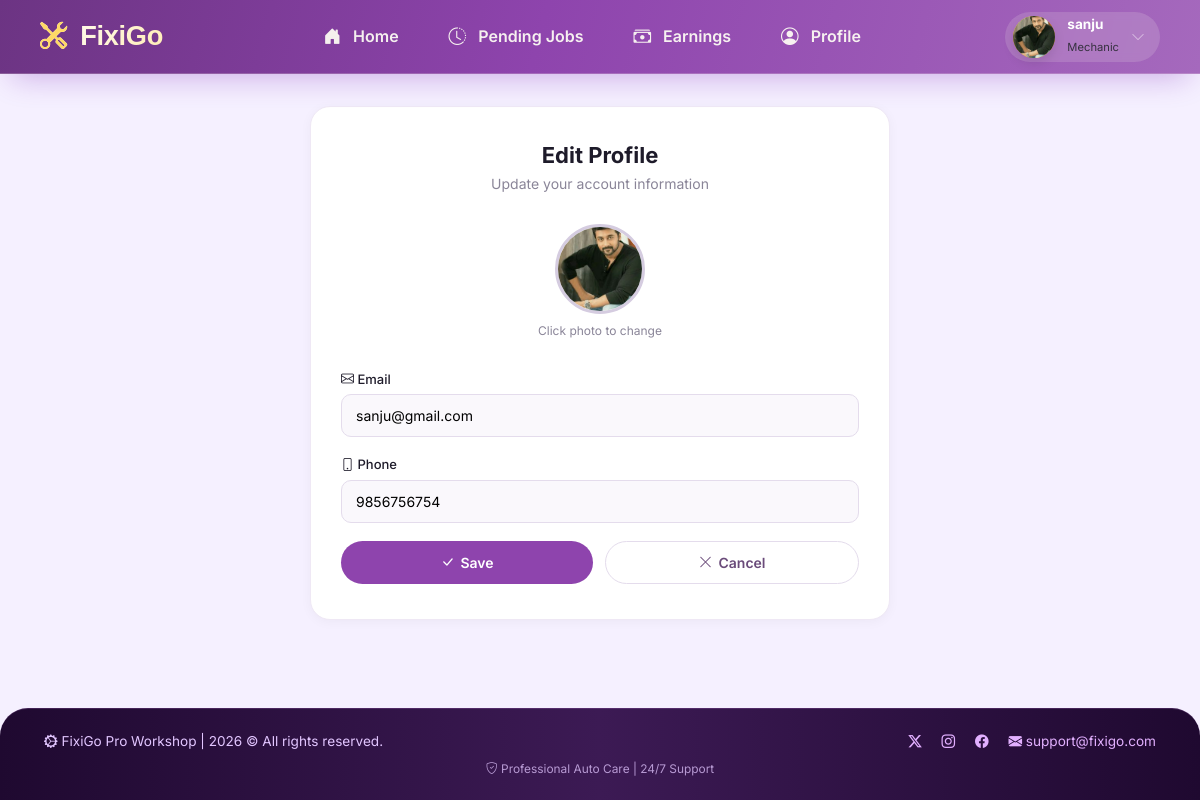
Screenshot of /mechanic/edit-profile/6/ (signed in) with the database file from the repository.
### mechanic/models.py (models this page shows, shortened)
class Mechanic(models.Model):
    name = models.CharField(max_length=255)
    email = models.EmailField(unique=True)
    number = models.CharField(max_length=15)
    address = models.TextField()
    certificate = models.FileField(upload_to='mechanic_certificate/')
    aadhaar = models.TextField(max_length=12)
    experience_certificate = models.FileField(upload_to='mechanic_experience_certificate/', blank=True, null=True)
    city = models.ForeignKey(City, on_delete=models.CASCADE)
    password = models.CharField(max_length=255)
    profile_pic = models.ImageField(upload_to='mechanic_profile_pic/', blank=True, null=True)
    is_valid = models.BooleanField(default=False)
    is_reject = models.BooleanField(default=False)
    account_suspend = models.BooleanField(default=False)
    last_login_date = models.DateTimeField(blank=True, null=True)
    application_created_at = models.DateTimeField(auto_now_add=True)
    created_at = models.DateTimeField(blank=True, null=True)

### mechanic/views.py (the view, shortened to what this page needs)
# urls.py: path('edit-profile/<int:id>/', views.profile_page_edit_mechanic, name='profile_page_edit_mechanic'),
def profile_page_edit_mechanic(request, id):
    mechanic = check_mechanic_access(request)
    if mechanic is None:
        return redirect('login_mechanic')
    if mechanic == 'not_valid':
        return render(request, 'application_submitted.html')
    if mechanic == 'reject':
        return render(request, 'application_rejected.html')
    return render(request, 'edit_profile_mechanic.html', {'mechanic': mechanic})

### customer/context_processors.py (called while the page is built)
def fixigo_data(request):
    try:
        fixigo = Fixigo.objects.latest('id')
    except Fixigo.DoesNotExist:
        fixigo = None
    return {
        'fixigo': fixigo
    }

### mechanic/views.py (called while the page is built)
def check_mechanic_access(request):
    mechanic_id = request.session.get('mechanic_id')
    if not mechanic_id:
        return None
    try:
        mechanic = Mechanic.objects.get(id=mechanic_id)
        if mechanic.is_reject:
            return 'reject'
        if not mechanic.is_valid:
            return 'not_valid'
        return mechanic
    except Mechanic.DoesNotExist:
        return None

### mechanic/templates/edit_profile_mechanic.html (shortened to what this page needs)
{% extends 'base_mechanic.html' %}
{% block content %}
<div class="edit-wrap">
    <div class="edit-card">
        <div class="edit-head">
            <h2>Edit Profile</h2>
            <p>Update your account information</p>
        </div>
        <form method="POST" enctype="multipart/form-data">
            <div class="avatar-center">
                <label for="fileInput" class="avatar-wrap">
                    {% if mechanic.profile_pic %}
                        <img src="{{ mechanic.profile_pic.url }}" id="avatarPreview" alt="Profile">
                    {% else %}
                        <div class="initials" id="avatarInitials">{{ mechanic.name|slice:":1"|upper }}</div>
                    {% endif %}
                </label>
                <span class="avatar-label">Click photo to change</span>
            </div>
            <div class="field">
                <label><i class="bi bi-envelope"></i> Email</label>
                <input type="email" name="email" value="{{ mechanic.email }}" required>
            </div>
            <div class="field">
                <label><i class="bi bi-phone"></i> Phone</label>
                <input type="text" name="number" value="{{ mechanic.number }}" required>
            </div>
            <div class="btn-group">
                <button type="submit" class="btn-primary">
                    <i class="bi bi-check-lg"></i> Save
                </button>
                <a href="{% url 'profile_page_mechanic' %}" class="btn-secondary">
                    <i class="bi bi-x-lg"></i> Cancel
                </a>
            </div>
        </form>
    </div>
</div>
{% endblock %}

### mechanic/templates/base_mechanic.html (shortened to what this page needs)
<!DOCTYPE html>
<html lang="en">
<head>
    <link href="https://cdn.jsdelivr.net/npm/bootstrap@5.3.2/dist/css/bootstrap.min.css" rel="stylesheet">
    <link href="https://cdn.jsdelivr.net/npm/bootstrap-icons/font/bootstrap-icons.css" rel="stylesheet">
</head>
<body>
    <header>
        <nav class="navbar navbar-expand-lg navbar-purple">
            <div class="container-fluid px-0 px-md-2">
                <a class="navbar-brand" href="{% url 'home_mechanic' %}">
                    <i class="bi bi-tools"></i> FixiGo
                </a>
                <div class="collapse navbar-collapse" id="mechanicNavbar">
                    <ul class="navbar-nav mx-auto mb-2 mb-lg-0 align-items-center">
                        <li class="nav-item">
                            <a class="nav-link nav-link-custom {% if request.resolver_match.url_name == 'home_mechanic' %}active{% endif %}" href="{% url 'home_mechanic' %}">
                                <i class="bi bi-house-door-fill"></i> <span>Home</span>
                            </a>
                        </li>
                        <li class="nav-item">
                            <a class="nav-link nav-link-custom {% if request.resolver_match.url_name == 'pending_jobs_list' %}active{% endif %}" href="{% url 'pending_jobs_list' %}">
                                <i class="bi bi-clock-history"></i> <span>Pending Jobs</span>
                            </a>
                        </li>
                        <li class="nav-item">
                            <a class="nav-link nav-link-custom {% if request.resolver_match.url_name == 'earnings' %}active{% endif %}" href="{% url 'earnings' %}">
                                <i class="bi bi-cash-stack"></i> <span>Earnings</span>
                            </a>
                        </li>
                        <li class="nav-item">
                            <a class="nav-link nav-link-custom {% if request.resolver_match.url_name == 'profile_page_mechanic' %}active{% endif %}" href="{% url 'profile_page_mechanic' %}">
                                <i class="bi bi-person-circle"></i> <span>Profile</span>
                            </a>
                        </li>
                    </ul>
                    <div class="profile-dropdown-wrapper" style="position: relative;">
                        <div class="profile-header" id="profilePillBtn">
                            <div class="avatar-circle">
                                {% if mechanic.profile_pic %}
                                    <img src="{{ mechanic.profile_pic.url }}" alt="Profile">
                                {% else %}
                                    {{ mechanic.name|slice:":1"|upper|default:"M" }}
                                {% endif %}
                            </div>
                            <div class="user-info">
                                <h6>{{ mechanic.name|default:"Mechanic" }}</h6>
                                <small>Mechanic</small>
                            </div>
                            <i class="bi bi-chevron-down text-white-50 small"></i>
                        </div>
                    </div>
                </div>
            </div>
        </nav>
    </header>
    <main class="main-content">
        {% block content %}{% endblock %}
    </main>
    <footer class="footer-purple">
        <div class="container-fluid">
            <div class="row align-items-center gy-3">
                <div class="col-md-6 text-center text-md-start">
                    <i class="bi bi-gear-wide-connected"></i> FixiGo Pro Workshop | <span id="currentYear"></span> © All rights reserved.
                </div>
                <div class="col-md-6 text-center text-md-end">
                    <a href="#" class="me-3"><i class="bi bi-twitter-x"></i></a>
                    <a href="#" class="me-3"><i class="bi bi-instagram"></i></a>
                    <a href="#" class="me-3"><i class="bi bi-facebook"></i></a>
                    <a href="#"><i class="bi bi-envelope-fill"></i> support@fixigo.com</a>
                </div>
            </div>
            <div class="row mt-2">
                <div class="col text-center small opacity-75">
                    <i class="bi bi-shield-check"></i> Professional Auto Care | 24/7 Support
                </div>
            </div>
        </div>
    </footer>
</body>
</html>

### mechanic/templates/base_mechanic.html (style rules this page uses)
* { margin: 0; padding: 0; box-sizing: border-box; }
body { font-family: 'Inter', sans-serif; background: #f5f0ff; min-height: 100vh; display: flex; flex-direction: column; }
.navbar-purple { background: linear-gradient(105deg, #6c3483 0%, #8e44ad 45%, #a569bd 100%); backdrop-filter: blur(2px); padding: 0.7rem 2rem; box-shadow: 0 15px 30px -12px rgba(106, 13, 173, 0.3); border-bottom: 1px solid rgba(255,255,240,0.2); transition: all 0.2s; position: sticky; top: 0; z-index: 1030; }
.navbar-brand { font-family: 'Poppins', sans-serif; font-weight: 800; font-size: 1.7rem; background: linear-gradient(125deg, #fff, #ffecb3); -webkit-background-clip: text; background-clip: text; color: transparent; letter-spacing: -0.3px; }
.navbar-brand i { background: none; color: #ffd966; margin-right: 6px; }
.nav-link-custom { font-weight: 600; margin: 0 5px; padding: 8px 20px !important; border-radius: 40px; color: rgba(255,255,245,0.92) !important; transition: all 0.25s cubic-bezier(0.2, 0.9, 0.4, 1.2); }
.nav-link-custom i { margin-right: 8px; font-size: 1.1rem; }
.profile-header { background: rgba(255,255,240,0.15); border-radius: 60px; padding: 4px 15px 4px 8px; backdrop-filter: blur(4px); cursor: pointer; transition: 0.2s; display: flex; align-items: center; gap: 12px; position: relative; }
.avatar-circle { width: 42px; height: 42px; background: linear-gradient(145deg, #ffd966, #f39c12); border-radius: 50%; display: flex; align-items: center; justify-content: center; font-weight: bold; font-size: 1.1rem; color: #4a1d6d; box-shadow: 0 5px 12px rgba(0,0,0,0.1); overflow: hidden; }
.avatar-circle img { width: 100%; height: 100%; object-fit: cover; }
.user-info h6 { margin: 0; font-weight: 700; font-size: 0.85rem; color: white; }
.user-info small { font-size: 0.7rem; opacity: 0.85; }
.main-content { flex: 1; padding: 2rem; }
.footer-purple { background: linear-gradient(90deg, #1f0930, #3c1a54, #1f0930); color: #e2c6ff; padding: 1.4rem 2rem; margin-top: auto; border-top-left-radius: 28px; border-top-right-radius: 28px; font-size: 0.85rem; border-top: 1px solid #a569bd40; }
.footer-purple a { color: #e2b0ff; text-decoration: none; transition: 0.2s; }

### mechanic/templates/edit_profile_mechanic.html (style rules this page uses)
.edit-wrap { max-width: 580px; margin: 0 auto; }
.edit-card { background: white; border-radius: 20px; padding: 35px 30px; box-shadow: 0 2px 12px rgba(0,0,0,0.04); border: 1px solid #efe8f5; }
.edit-head { text-align: center; margin-bottom: 30px; }
.edit-head h2 { font-size: 22px; font-weight: 700; color: #1e1b2a; margin: 0 0 4px; }
.edit-head p { color: #8a8598; font-size: 14px; margin: 0; }
.avatar-center { display: flex; flex-direction: column; align-items: center; margin-bottom: 30px; }
.avatar-wrap { width: 90px; height: 90px; border-radius: 50%; overflow: hidden; border: 3px solid #d5cce0; background: #f4f0f8; position: relative; cursor: pointer; transition: 0.3s; }
.avatar-wrap img { width: 100%; height: 100%; object-fit: cover; }
.avatar-label { font-size: 12px; color: #8a8598; margin-top: 8px; }
.field { margin-bottom: 18px; }
.field label { display: block; font-weight: 500; font-size: 13px; color: #1e1b2a; margin-bottom: 5px; }
.field input { width: 100%; padding: 10px 14px; border: 1.5px solid #e4dcec; border-radius: 10px; font-size: 14px; background: #faf8fc; transition: 0.2s; }
.btn-group { display: flex; gap: 12px; margin-top: 6px; }
.btn-primary { flex: 1; background: #8e44ad; color: white; padding: 10px; border: none; border-radius: 50px; font-weight: 600; font-size: 14px; cursor: pointer; transition: 0.2s; display: flex; align-items: center; justify-content: center; gap: 6px; }
.btn-secondary { flex: 1; background: transparent; color: #6a4b7a; padding: 10px; border: 1.5px solid #e4dcec; border-radius: 50px; font-weight: 600; font-size: 14px; cursor: pointer; transition: 0.2s; text-decoration: none; text-align: center; display: flex; align-items: center; justify-content: center; gap: 6px; }

### rows the page displays
Mechanic: profile_pic (picture), name "sanju", email "sanju@gmail.com", number "9856756754"
